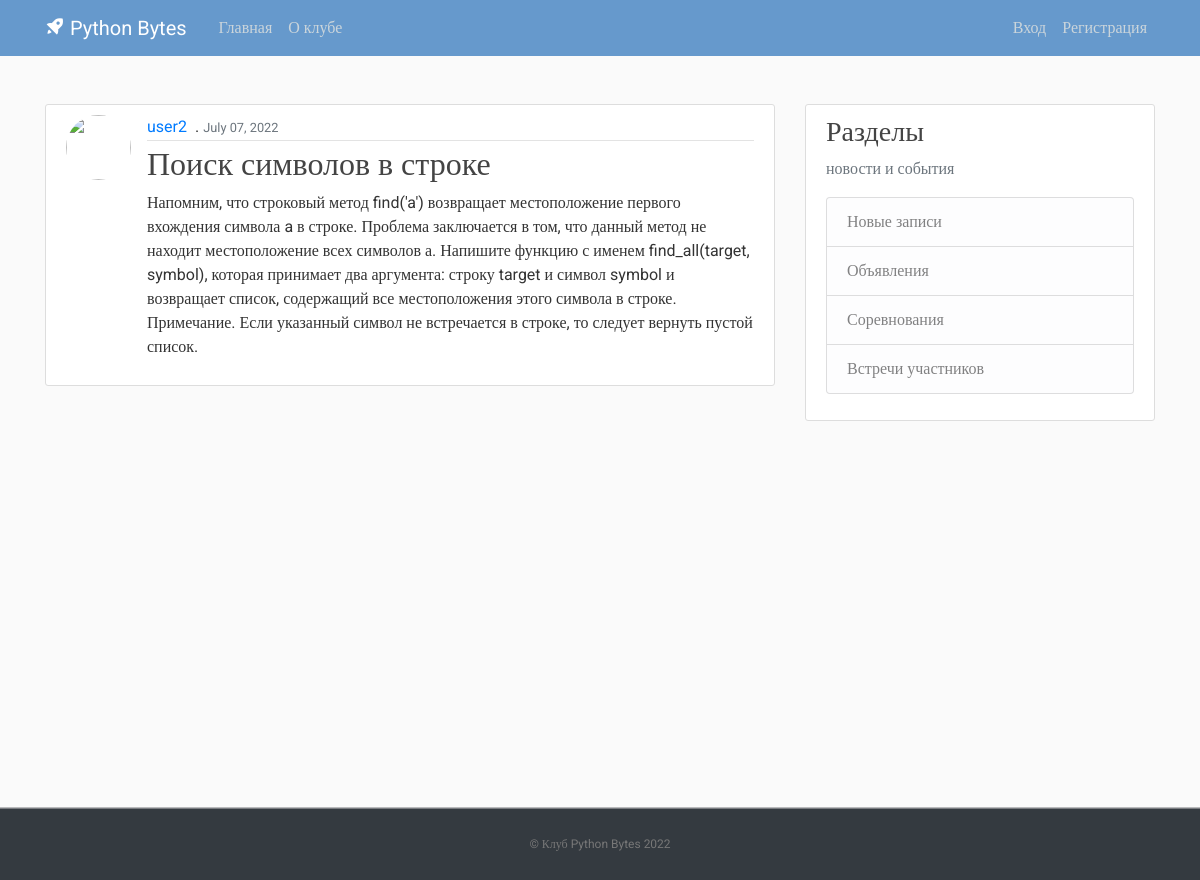
/post/21/, run on the app's committed database.
### shop/models.py (models this page shows, shortened)
class Post(models.Model):
    title = models.CharField(max_length=100)
    content = models.TextField()
    date_posted = models.DateTimeField(default=timezone.now)
    author = models.ForeignKey(User, on_delete=models.CASCADE)

### shop/views.py (the view)
# urls.py: path('post/<int:pk>/', PostDetailView.as_view(), name='post-detail'),
class PostDetailView(DetailView):
    model = Post

### shop/templates/shop/post_detail.html (shortened to what this page needs)
{% extends "shop/base.html" %}
{% block content %}
  <article class="media content-section">
    <img class="rounded-circle article-img" src="{{ object.author.profile.image.url }}">
    <div class="media-body">
      <div class="article-metadata">
         <a class="mr-2" href="{% url 'user-posts' object.author.username %}">{{ object.author }}</a>.
        <small class="text-muted">{{ object.date_posted|date:"F d, Y" }}</small>
      </div>
      <h2 class="article-title">{{ object.title }}</h2>
      <p class="article-content">{{ object.content }}</p>
    </div>
  </article>
{% endblock content %}

### shop/static/shop/main.css (style rules this page uses)
﻿body, html { width:100%; height:100% }
body { margin:0; padding:0; background: #fafafa; color: #333333; margin-top: 5rem; font-family:Roboto; }
h1, h2, h3, h4, h5, h6 { color: #444444; }
.content-section { background: #ffffff; padding: 10px 20px; border: 1px solid #dddddd; border-radius: 3px; margin-bottom: 20px; }
.article-title { color: #444444; }
.article-content { white-space: pre-line; }
.article-img { height: 65px; width: 65px; margin-right: 16px; }
.article-metadata { padding-bottom: 1px; margin-bottom: 4px; border-bottom: 1px solid #e3e3e3 }

### data on the page
Post: author "user2", date_posted "July 07, 2022", title "Поиск символов в строке", content "Напомним, что строковый метод find('a') возвращает местоположение первого вхождения символа a в строке. Проблема заключается в том, что данный метод не находит местоположение всех символов а. Напишите функцию с именем find_all(target, symbol), которая принимает два аргумента: строку target и символ symbol и возвращает список, содержащий все местоположения этого символа в строке. Примечание. Если указанный символ не встречается в строке, то следует вернуть пустой список."
